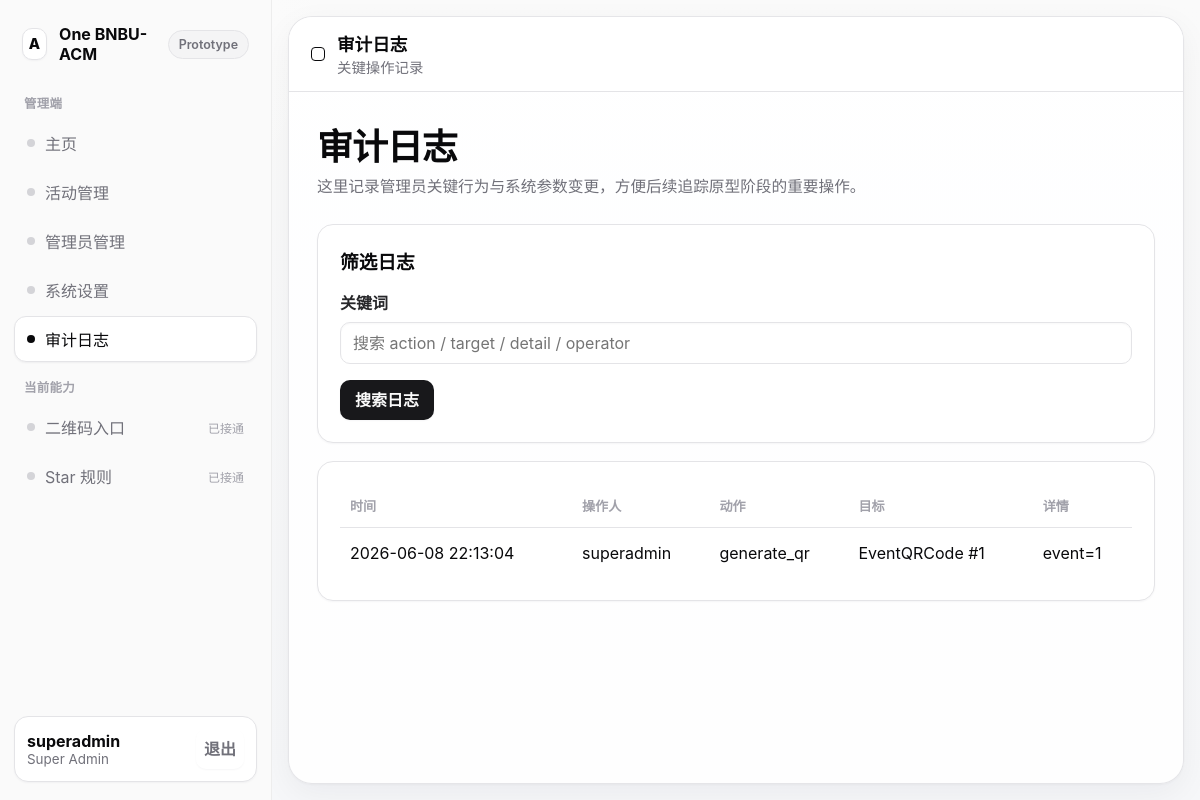
Screenshot of /management/audit-logs/ (signed in) with the database file from the repository.
### core/models.py (models this page shows, shortened)
class User(AbstractUser):
    class Roles(models.TextChoices):
        MEMBER = 'member', 'Member'
        ADMIN = 'admin', 'Admin'
        SUPER_ADMIN = 'super_admin', 'Super Admin'
    role = models.CharField(
        max_length=20,
        choices=Roles.choices,
        default=Roles.MEMBER,
    )

class AuditLog(models.Model):
    operator = models.ForeignKey(User, null=True, blank=True, on_delete=models.SET_NULL)
    action = models.CharField(max_length=100)
    target_type = models.CharField(max_length=100)
    target_id = models.PositiveIntegerField(null=True, blank=True)
    detail = models.TextField(blank=True)
    created_at = models.DateTimeField(auto_now_add=True)
    class Meta:
        ordering = ['-created_at']

### core/views.py (the view, shortened to what this page needs)
# urls.py: path('management/audit-logs/', views.audit_log_list, name='audit-log-list'),
@login_required
def audit_log_list(request):
    if not require_super_admin(request.user):
        return HttpResponseForbidden('仅超级管理员可访问。')
    query = request.GET.get('q', '').strip()
    logs = AuditLog.objects.select_related('operator')
    logs = logs[:100]
    return render(request, 'core/management/audit_logs.html', {'logs': logs, 'query': query})

### core/views.py (called while the page is built)
def require_super_admin(user):
    return user.is_authenticated and user.role == User.Roles.SUPER_ADMIN

### templates/core/management/audit_logs.html (shortened to what this page needs)
{% extends "base.html" %}
{% block topbar_title %}审计日志{% endblock %}
{% block topbar_subtitle %}<div class="topbar-subtitle">关键操作记录</div>{% endblock %}
{% block content %}
<section class="page-hero">
    <h2>审计日志</h2>
    <p>这里记录管理员关键行为与系统参数变更，方便后续追踪原型阶段的重要操作。</p>
</section>
<section class="card" style="margin-bottom: 18px;">
    <div class="card-header">
        <h3>筛选日志</h3>
    </div>
    <form method="get">
        <p>
            <label for="id_q">关键词</label>
            <input id="id_q" type="text" name="q" value="{{ query }}" placeholder="搜索 action / target / detail / operator">
        </p>
        <button type="submit">搜索日志</button>
    </form>
</section>
<section class="card">
    <table>
        <thead>
            <tr>
                <th>时间</th>
                <th>操作人</th>
                <th>动作</th>
                <th>目标</th>
                <th>详情</th>
            </tr>
        </thead>
        <tbody>
            {% for log in logs %}
                <tr>
                    <td>{{ log.created_at|date:"Y-m-d H:i:s" }}</td>
                    <td>{{ log.operator.username|default:"system" }}</td>
                    <td>{{ log.action }}</td>
                    <td>{{ log.target_type }}{% if log.target_id %} #{{ log.target_id }}{% endif %}</td>
                    <td>{{ log.detail|default:"-" }}</td>
                </tr>
            {% empty %}
                <tr>
                    <td colspan="5">暂时没有符合条件的日志记录。</td>
                </tr>
            {% endfor %}
        </tbody>
    </table>
</section>
{% endblock %}

### templates/base.html (shortened to what this page needs)
<!DOCTYPE html>
<html lang="zh-Hans">
<head>
</head>
<body>
    <div class="app-shell">
        <aside class="sidebar">
            <div class="sidebar-inner">
                <div class="brand-row">
                    <div class="brand-mark">
                        <span class="brand-glyph">A</span>
                        <span>One BNBU-ACM</span>
                    </div>
                    <span class="version-pill">Prototype</span>
                </div>
                {% if request.user.role == 'member' %}
                    <div>
                        <div class="nav-group-title">队员端</div>
                        <nav class="nav-list">
                            <a class="nav-item {% if request.resolver_match.url_name == 'member-dashboard' %}active{% endif %}" href="{% url 'member-dashboard' %}">
                                <span class="nav-item-label"><span class="nav-bullet"></span><span>主页</span></span>
                            </a>
                            <a class="nav-item {% if request.resolver_match.url_name == 'member-event-list' or request.resolver_match.url_name == 'member-event-detail' %}active{% endif %}" href="{% url 'member-event-list' %}">
                                <span class="nav-item-label"><span class="nav-bullet"></span><span>活动</span></span>
                            </a>
                            <a class="nav-item {% if request.resolver_match.url_name == 'member-checkin-history' %}active{% endif %}" href="{% url 'member-checkin-history' %}">
                                <span class="nav-item-label"><span class="nav-bullet"></span><span>签到历史</span></span>
                            </a>
                            <a class="nav-item {% if request.resolver_match.url_name == 'member-profile' %}active{% endif %}" href="{% url 'member-profile' %}">
                                <span class="nav-item-label"><span class="nav-bullet"></span><span>个人资料</span></span>
                            </a>
                        </nav>
                    </div>
                {% else %}
                    <div>
                        <div class="nav-group-title">管理端</div>
                        <nav class="nav-list">
                            <a class="nav-item {% if request.resolver_match.url_name == 'management-dashboard' %}active{% endif %}" href="{% url 'management-dashboard' %}">
                                <span class="nav-item-label"><span class="nav-bullet"></span><span>主页</span></span>
                            </a>
                            <a class="nav-item " href="{% url 'event-list-manage' %}">
                                <span class="nav-item-label"><span class="nav-bullet"></span><span>活动管理</span></span>
                            </a>
                            {% if request.user.role == 'super_admin' %}
                                <a class="nav-item {% if request.resolver_match.url_name == 'admin-list-manage' or request.resolver_match.url_name == 'admin-edit' %}active{% endif %}" href="{% url 'admin-list-manage' %}">
                                    <span class="nav-item-label"><span class="nav-bullet"></span><span>管理员管理</span></span>
                                </a>
                                <a class="nav-item {% if request.resolver_match.url_name == 'system-settings-manage' %}active{% endif %}" href="{% url 'system-settings-manage' %}">
                                    <span class="nav-item-label"><span class="nav-bullet"></span><span>系统设置</span></span>
                                </a>
                                <a class="nav-item {% if request.resolver_match.url_name == 'audit-log-list' %}active{% endif %}" href="{% url 'audit-log-list' %}">
                                    <span class="nav-item-label"><span class="nav-bullet"></span><span>审计日志</span></span>
                                </a>
                            {% endif %}
                        </nav>
                    </div>
                    <div>
                        <div class="nav-group-title">当前能力</div>
                        <div class="nav-list">
                            <div class="nav-item">
                                <span class="nav-item-label"><span class="nav-bullet"></span><span>二维码入口</span></span>
                                <span class="nav-note">已接通</span>
                            </div>
                            <div class="nav-item">
                                <span class="nav-item-label"><span class="nav-bullet"></span><span>Star 规则</span></span>
                                <span class="nav-note">已接通</span>
                            </div>
                        </div>
                    </div>
                {% endif %}
                <div class="sidebar-footer">
                    <div class="user-card">
                        <div class="user-meta">
                            <div class="user-name">{{ request.user.username }}</div>
                            <div class="user-role">{{ request.user.get_role_display }}</div>
                        </div>
                        <form method="post" action="{% url 'logout' %}">
                            <button class="ghost-button" type="submit">退出</button>
                        </form>
                    </div>
                </div>
            </div>
        </aside>
        <main class="main-shell">
            <div class="canvas">
                <header class="topbar">
                    <div class="topbar-title">
                        <span class="topbar-dot"></span>
                        <div>
                            <h1>{% block topbar_title %}主页{% endblock %}</h1>
                            {% block topbar_subtitle %}{% endblock %}
                        </div>
                    </div>
                </header>
                <div class="content">
                    {% block content %}{% endblock %}
                </div>
            </div>
        </main>
    </div>
</body>
</html>

### rows the page displays
User: user.username "superadmin", user.role "Super Admin"
AuditLog: created_at "2026-06-08 22:13:04", operator.username "superadmin", action "generate_qr", target_type "EventQRCode", target_id "1", detail "event=1"
